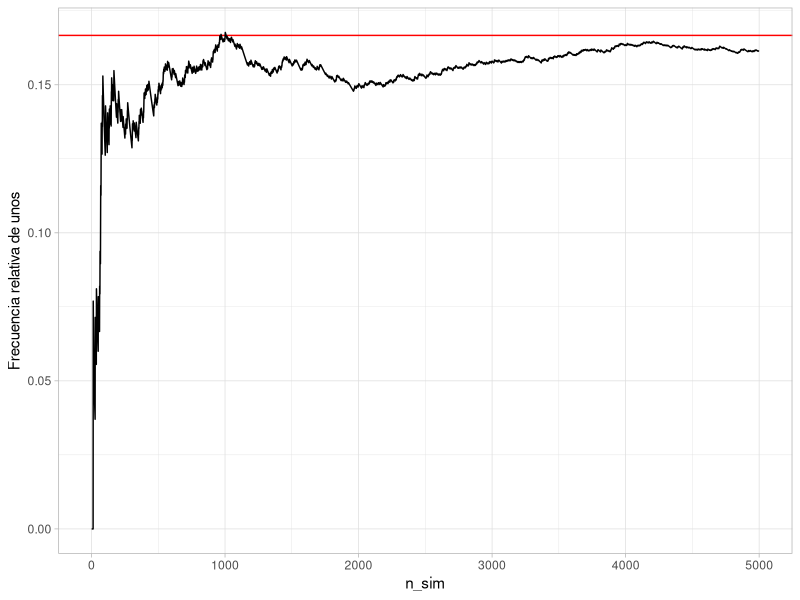
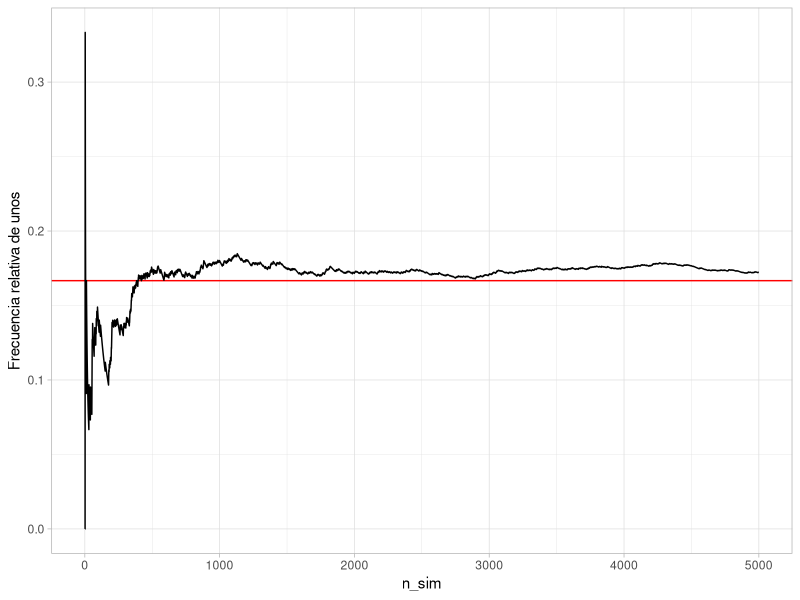
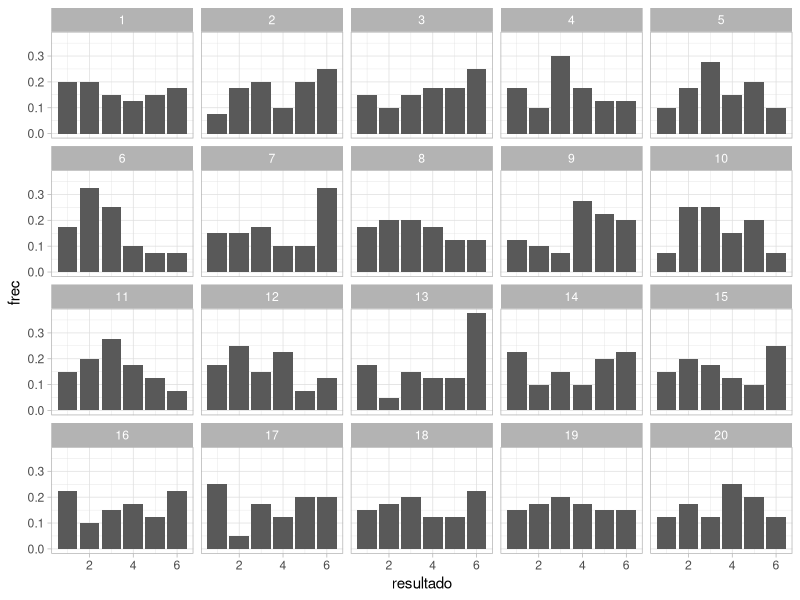
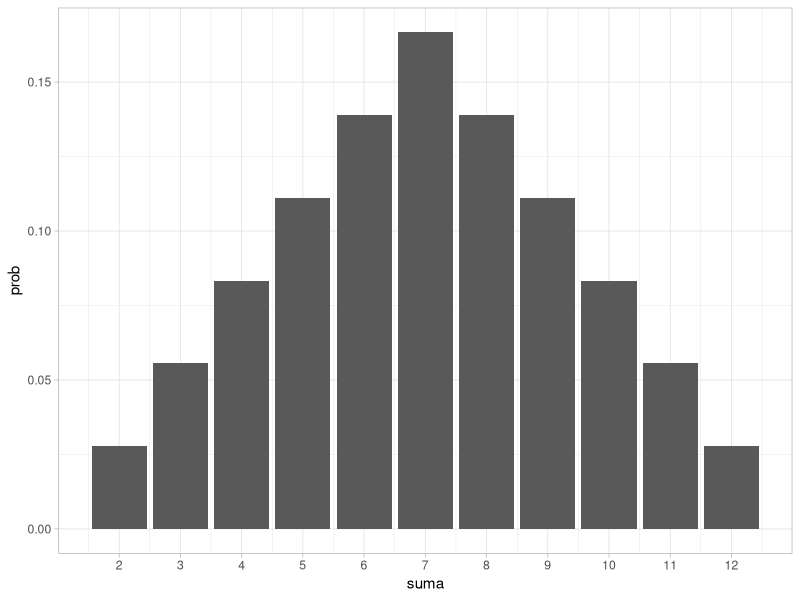

Write the R code that produced these figures, in order.
## ---- chunk 1
knitr::opts_chunk$set(
    comment = "#>",
    collapse = TRUE,
    fig.align = "center", 
    error = FALSE,
    cache = FALSE
)
ggplot2::theme_set(ggplot2::theme_light())
library(tidyverse)
library(patchwork)
library(kableExtra)
## ---- chunk 2
simular_dado <- function(caras = 1:6){
   sample(caras, 1)
}
simular_dado()
## ---- chunk 3
set.seed(199213)
n <- 5000
sims_dado <- map_df(1:n, ~ c(n_sim = .x, resultado = simular_dado()))
head(sims_dado) 
## ---- chunk 4
sims_dado %>% 
   count(resultado) %>% 
   mutate(frec_relativa = n / sum(n))
## ---- chunk 5
sims_dado %>% 
   mutate(no_unos = cumsum(resultado == 1)) %>% 
   mutate(frec_uno = no_unos / n_sim) %>%
   filter(n_sim < 5000) %>% 
ggplot(aes(x = n_sim, y = frec_uno)) +
   geom_hline(yintercept = 1/6, colour = "red") +
   geom_line() + ylab("Frecuencia relativa de unos")

## ---- chunk 6
sims_dado <- map_df(1:n, ~ c(n_sim = .x, resultado = simular_dado()))
sims_dado %>% 
   mutate(no_unos = cumsum(resultado == 1)) %>% 
   mutate(frec_uno = no_unos / n_sim) %>%
   filter(n_sim < 5000) %>% 
ggplot(aes(x = n_sim, y = frec_uno)) +
   geom_hline(yintercept = 1/6, colour = "red") +
   geom_line() + ylab("Frecuencia relativa de unos")
## ---- chunk 7
frecs_obs <- tibble(resultado = 1:6,
                    n = c(5, 7, 5, 10, 8, 5)) %>% 
   mutate(frec = n / sum(n))
frecs_obs %>% kable(digits = 2)
## ---- chunk 8
set.seed(8834)
# una vez
sim_exp <- map_df(1:40, ~ c(id = .x, resultado = simular_dado()))
# 19 veces
sims_exp <- map_df(1:19, function(x){
         sims <- map_df(1:40, ~ c(id = .x, resultado = simular_dado()) )
         sims$rep <- x
         sims
         })
## ---- chunk 9
frec_sims <- sims_exp %>% 
   group_by(rep, resultado) %>% 
   summarise(n = n()) %>% 
   mutate(frec = n / sum(n))
obs_sims_tbl <- bind_rows(frec_sims, frecs_obs %>% mutate(rep = 20))
ggplot(obs_sims_tbl, aes(x = resultado, y = frec)) +
   geom_col() +
   facet_wrap(~rep)
## ---- chunk 10
probs_suma <- tibble(suma = 2:12) %>% 
   mutate(prob = (6 - abs(suma - 7)) / 36)
probs_suma %>% kable(digits = 3)
## ---- chunk 11
g_teorica <- ggplot(probs_suma, aes(x = suma, y = prob)) +
   geom_col() +
   scale_x_continuous(breaks = 2:12)
g_teorica
